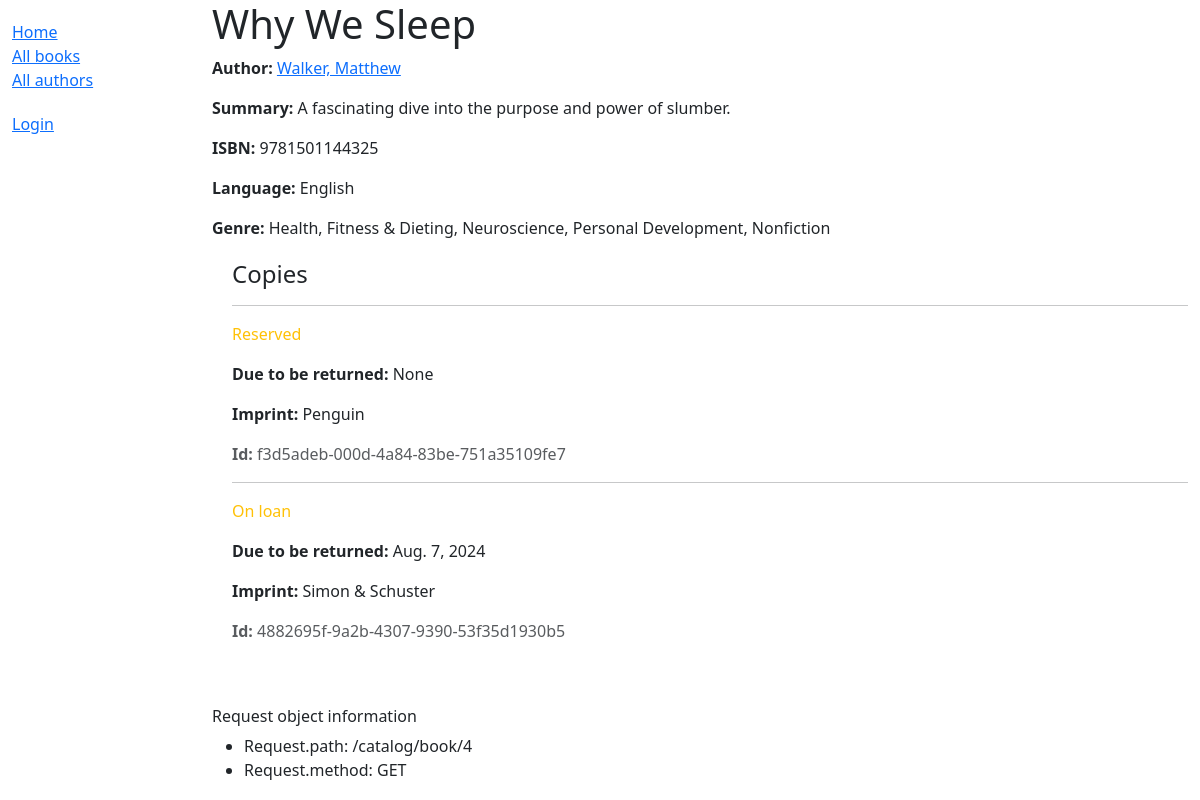
The app's page /catalog/book/4, older data.
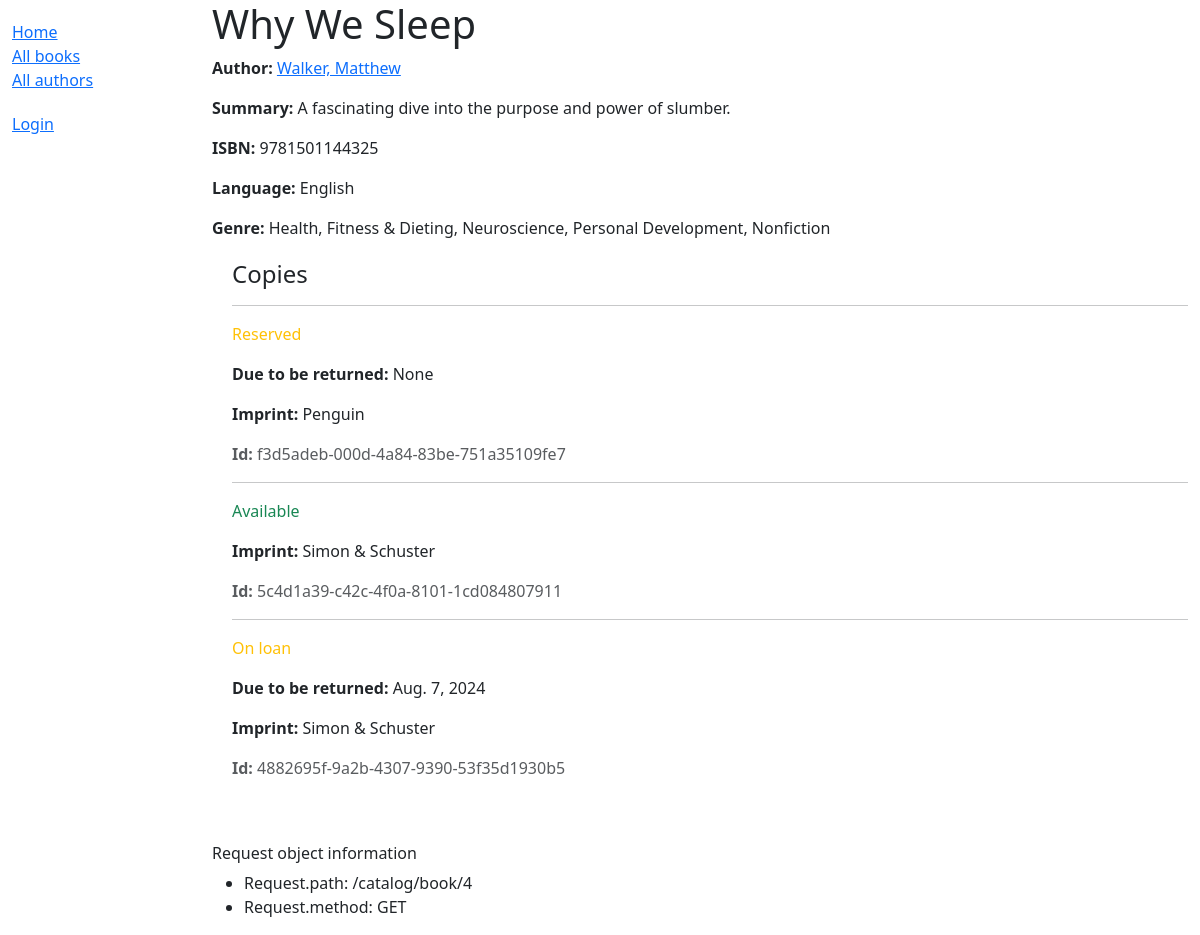
The same page, newer data.
### catalog/models.py (models this page shows, shortened)
class BookInstance(models.Model):
    id = models.UUIDField(
        primary_key=True, default=uuid.uuid4,
        help_text="Unique ID for this particular book across whole library"
    )
    book = models.ForeignKey(Book, on_delete=models.RESTRICT, null=True)
    imprint = models.CharField(max_length=200)
    due_back = models.DateField(null=True, blank=True)
    LOAN_STATUS = (
        ('m', 'Maintenance'),
        ('o', 'On loan'),
        ('a', 'Available'),
        ('r', 'Reserved'),
    )
    status = models.CharField(
        max_length=1,
        choices=LOAN_STATUS,
        blank=True,
        default='m',
        help_text='Book availability',
    )
    borrower = models.ForeignKey(
        settings.AUTH_USER_MODEL,
        on_delete=models.SET_NULL,
        null=True,
        blank=True,
    )
    class Meta:
        ordering = ['book', 'due_back']
        permissions = (("can_mark_returned", "Set book as returned"),)

### catalog/views.py (the view)
# urls.py: path('book/<int:pk>', views.BookDetailView.as_view(), name='book-detail'),
class BookDetailView(generic.DetailView):
    model = Book

### catalog/models.py (called while the page is built)
    def __str__(self) -> str:
        return self.name

    def __str__(self) -> str:
        return self.name

    def get_absolute_url(self):
        return reverse('catalog:author-detail', args=[str(self.id)])

    def __str__(self) -> str:
        return f'{self.last_name}, {self.first_name}'

### catalog/templates/catalog/book_detail.html (shortened to what this page needs)
{% extends 'base_generic.html' %}
{% block content %}
    <h1>{{ object.title }}</h1>
    <p><strong>Author:</strong> <a href="{{ book.author.get_absolute_url }}">{{ book.author }}</a></p>
    <p><strong>Summary:</strong> {{ object.summary }}</p>
    <p><strong>ISBN:</strong> {{ book.isbn }}</p>
    <p><strong>Language:</strong> {{ book.language }}</p>
    <p><strong>Genre:</strong> {{ object.genre.all|join:", " }}</p>
    <div style="margin-left:20px;margin-top:20px;">
        <h4>Copies</h4>
        {% for copy in book.bookinstance_set.all %}
            <hr>
            <p class="{% if copy.status == 'a' %}text-success
                    {% elif copy.status == 'm' %}text-danger
                    {% else %}text-warning
                    {% endif %}">
                {{ copy.get_status_display }}
            </p>
            {% if copy.status != 'a' %}
                <p><strong>Due to be returned:</strong> {{ copy.due_back }}</p>
            {% endif %}
            <p><strong>Imprint: </strong>{{ copy.imprint }}</p>
            <p class="text-muted"><strong>Id:</strong> {{ copy.id }}</p>
        {% empty %}
                <p class="text-danger">Please update the instance information!</p>
        {% endfor %}
    </div>
{% endblock %}

Row changes from the older to the newer data that the page shows:
added BookInstance: status "Available", imprint "Simon & Schuster", id "5c4d1a39-c42c-4f0a-8101-1cd084807911"
